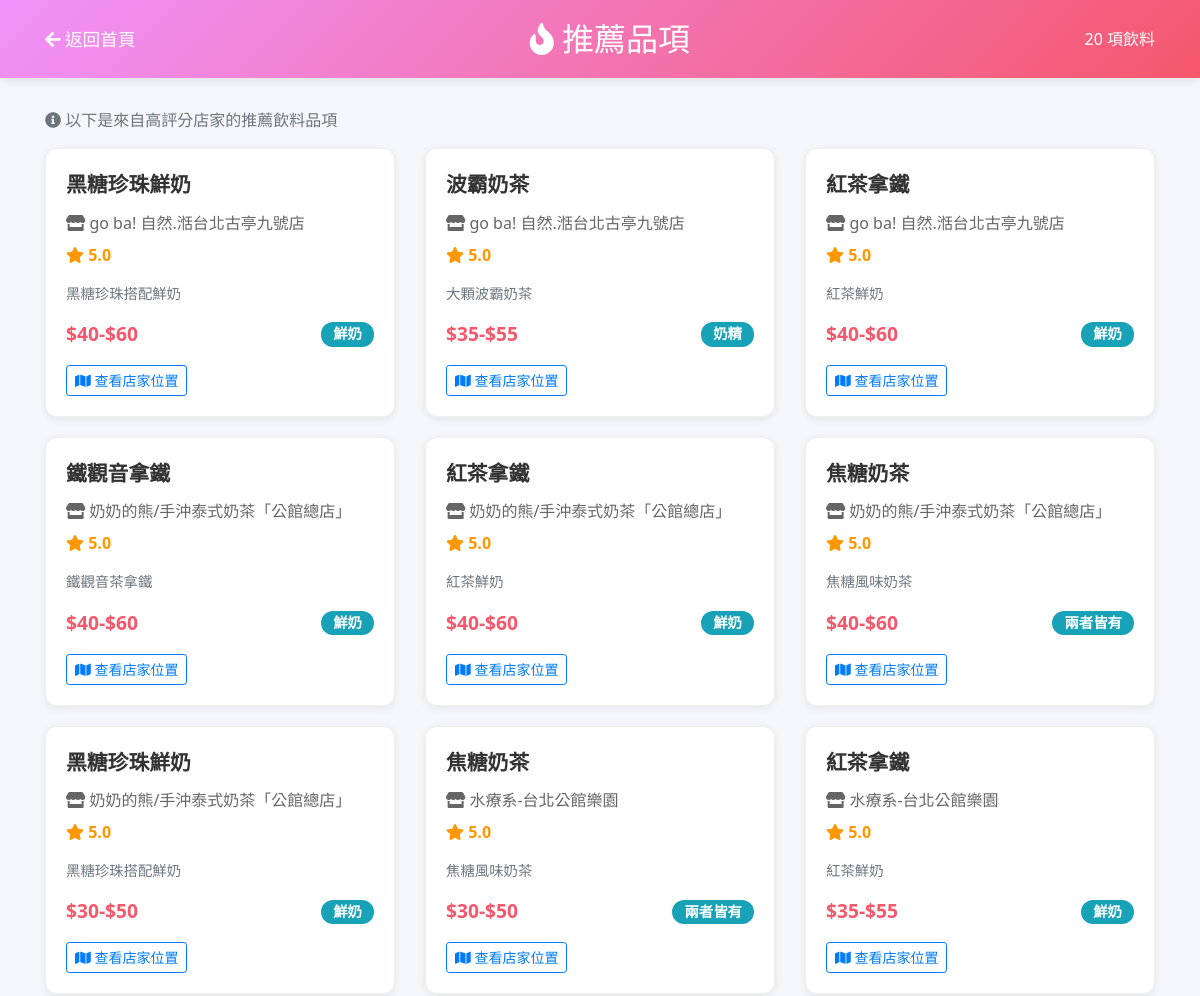
/drinks/ (upper part), run on an earlier commit of the app's database.
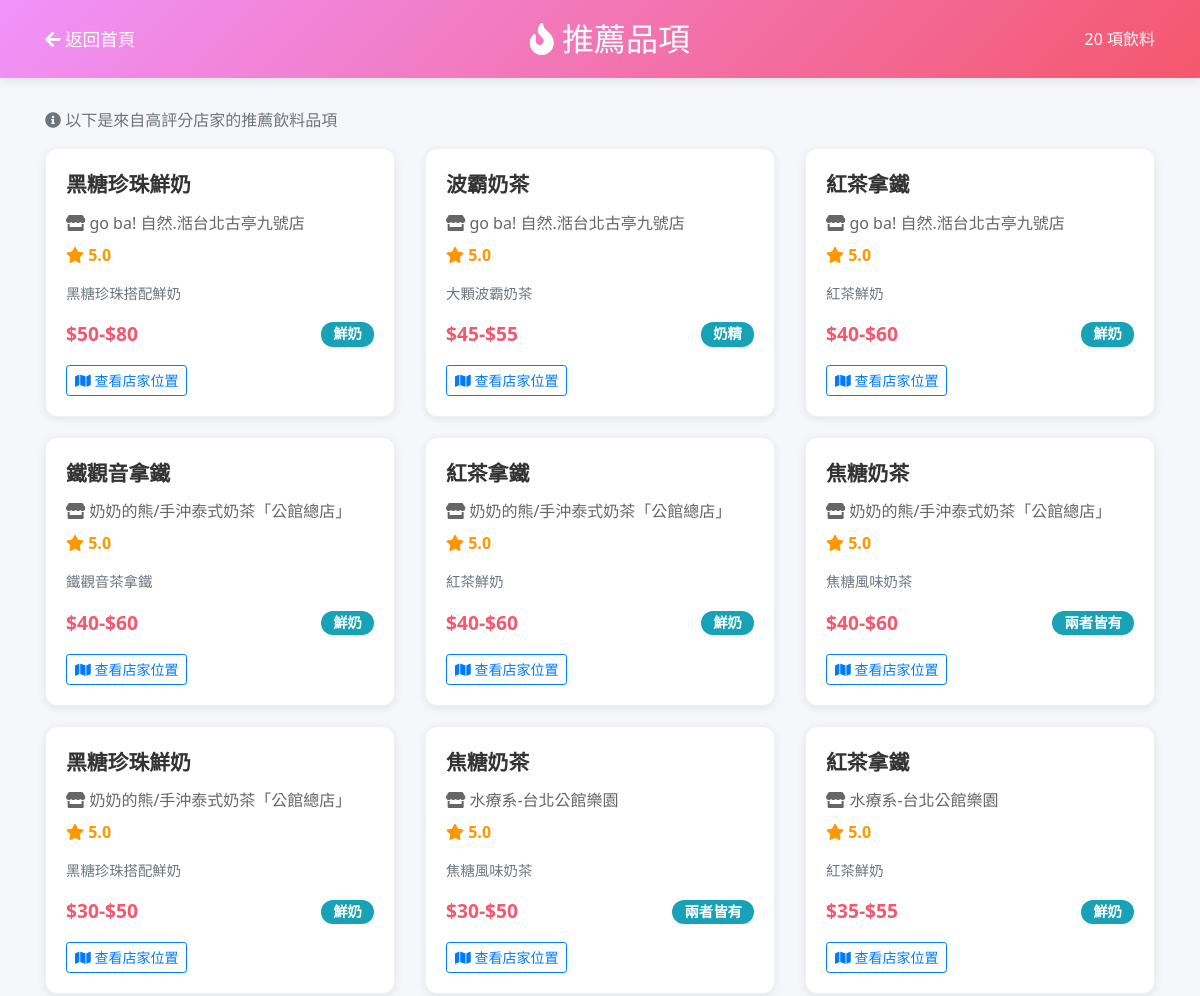
And on a later commit of the database.
### polls/models.py (models this page shows, shortened)
class Drink(models.Model):
    MILK_TYPE_CHOICES = [
        ('creamer', '奶精'),
        ('fresh_milk', '鮮奶'),
        ('both', '兩者皆有'),
    ]
    tea_shop = models.ForeignKey(TeaShop, on_delete=models.CASCADE, related_name='drinks', verbose_name='所屬店家')
    name = models.CharField(max_length=100, verbose_name='飲料名稱')
    description = models.TextField(blank=True, null=True, verbose_name='描述')
    milk_type = models.CharField(max_length=20, choices=MILK_TYPE_CHOICES, default='none', verbose_name='使用奶類')
    has_small = models.BooleanField(default=False, verbose_name='有小杯')
    price_small = models.DecimalField(max_digits=5, decimal_places=0, blank=True, null=True, verbose_name='小杯價格')
    has_medium = models.BooleanField(default=False, verbose_name='有中杯')
    price_medium = models.DecimalField(max_digits=5, decimal_places=0, blank=True, null=True, verbose_name='中杯價格')
    has_large = models.BooleanField(default=False, verbose_name='有大杯')
    price_large = models.DecimalField(max_digits=5, decimal_places=0, blank=True, null=True, verbose_name='大杯價格')
    created_at = models.DateTimeField(auto_now_add=True, verbose_name='建立時間')
    class Meta:
        verbose_name = '飲料品項'
        verbose_name_plural = '飲料品項列表'
        ordering = ['tea_shop', 'name']
    def get_price_range(self):
        prices = []
        if self.has_small and self.price_small:
            prices.append(int(self.price_small))
        if self.has_medium and self.price_medium:
            prices.append(int(self.price_medium))
        if self.has_large and self.price_large:
            prices.append(int(self.price_large))
        if not prices:
            return "價格未定"
        min_price = min(prices)
        max_price = max(prices)
        if min_price == max_price:
            return f"${min_price}"
        return f"${min_price}-${max_price}"

class TeaShop(models.Model):
    place_id = models.CharField(max_length=200, unique=True, verbose_name='Google Place ID')
    name = models.CharField(max_length=200, verbose_name='店名')
    address = models.CharField(max_length=300, verbose_name='地址')
    phone = models.CharField(max_length=50, blank=True, null=True, verbose_name='電話')
    latitude = models.DecimalField(max_digits=10, decimal_places=7, verbose_name='緯度')
    longitude = models.DecimalField(max_digits=10, decimal_places=7, verbose_name='經度')
    rating = models.DecimalField(max_digits=2, decimal_places=1, verbose_name='評分')
    opening_hours = models.TextField(verbose_name='營業時間')
    created_at = models.DateTimeField(auto_now_add=True, verbose_name='建立時間')
    class Meta:
        verbose_name = '奶茶店'
        verbose_name_plural = '奶茶店列表'
        ordering = ['-rating', 'name']  # 按評分降冪、店名排序

### polls/views.py (the view)
# urls.py: path('drinks/', polls_views.recommended_drinks, name='recommended_drinks'),  # 推薦品項
def recommended_drinks(request):
    drinks = Drink.objects.filter(
        tea_shop__rating__gte=4.0
    ).select_related('tea_shop').order_by('-tea_shop__rating')[:20]
    context = {
        'drinks': drinks,
        'total_count': drinks.count(),
    }
    return render(request, 'polls/recommended_drinks.html', context)

### templates/polls/recommended_drinks.html (shortened to what this page needs)
<!DOCTYPE html>
<html lang="zh-TW">
<head>
    <link rel="stylesheet" href="https://cdn.jsdelivr.net/npm/bootstrap@4.6.2/dist/css/bootstrap.min.css">
    <link rel="stylesheet" href="https://cdnjs.cloudflare.com/ajax/libs/font-awesome/5.15.4/css/all.min.css">
</head>
<body>
    <div class="header">
        <div class="container">
            <div class="d-flex justify-content-between align-items-center">
                <a href="{% url 'home' %}" class="back-btn">
                    <i class="fas fa-arrow-left"></i> 返回首頁
                </a>
                <h1><i class="fas fa-fire"></i> 推薦品項</h1>
                <div class="text-white">
                    {{ total_count }} 項飲料
                </div>
            </div>
        </div>
    </div>
    <div class="container">
        <div class="mb-3">
            <p class="text-muted">
                <i class="fas fa-info-circle"></i> 以下是來自高評分店家的推薦飲料品項
            </p>
        </div>
        <div class="row">
            {% for drink in drinks %}
            <div class="col-md-6 col-lg-4">
                <div class="drink-card">
                    <div class="drink-name">{{ drink.name }}</div>
                    <div class="drink-shop mb-2">
                        <i class="fas fa-store"></i> {{ drink.tea_shop.name }}
                    </div>
                    <div class="shop-rating mb-3">
                        <i class="fas fa-star"></i> {{ drink.tea_shop.rating }}
                    </div>
                    {% if drink.description %}
                    <div class="text-muted mb-3" style="font-size: 0.9rem;">
                        {{ drink.description }}
                    </div>
                    {% endif %}
                    <div class="d-flex justify-content-between align-items-center">
                        <div class="drink-price">{{ drink.get_price_range }}</div>
                        <span class="badge badge-info badge-milk">
                            {% if drink.milk_type == 'creamer' %}奶精
                            {% elif drink.milk_type == 'fresh_milk' %}鮮奶
                            {% elif drink.milk_type == 'both' %}兩者皆有
                            {% endif %}
                        </span>
                    </div>
                    <div class="mt-3">
                        <a href="https://www.google.com/maps/place/?q=place_id:{{ drink.tea_shop.place_id }}"
                           target="_blank" class="btn btn-sm btn-outline-primary">
                            <i class="fas fa-map"></i> 查看店家位置
                        </a>
                    </div>
                </div>
            </div>
            {% empty %}
            <div class="col-12">
                <div class="alert alert-info">
                    <i class="fas fa-info-circle"></i> 目前沒有推薦品項
                </div>
            </div>
            {% endfor %}
        </div>
    </div>
</body>
</html>

What changed in the data, as far as the page shows it:
changed Drink (number 1 of 9 on the later page): get_price_range "$40-$60" → "$50-$80"
changed Drink "波霸奶茶": get_price_range "$35-$55" → "$45-$55"
